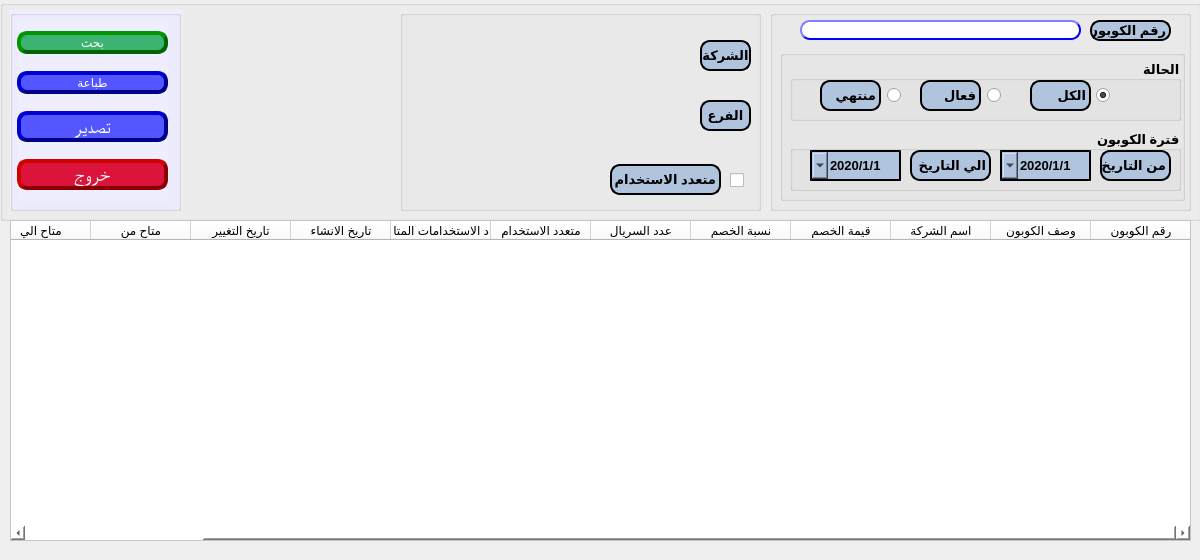
<?xml version="1.0" encoding="UTF-8"?>
<ui version="4.0">
 <class>QForm_prom_display</class>
 <widget class="QWidget" name="QForm_prom_display">
  <property name="geometry">
   <rect>
    <x>0</x>
    <y>0</y>
    <width>1200</width>
    <height>560</height>
   </rect>
  </property>
  <property name="minimumSize">
   <size>
    <width>1200</width>
    <height>560</height>
   </size>
  </property>
  <property name="maximumSize">
   <size>
    <width>1200</width>
    <height>560</height>
   </size>
  </property>
  <property name="windowTitle">
   <string>استعلام عن العروض</string>
  </property>
  <property name="toolTip">
   <string/>
  </property>
  <property name="layoutDirection">
   <enum>Qt::RightToLeft</enum>
  </property>
  <property name="styleSheet">
   <string notr="true"/>
  </property>
  <widget class="QGroupBox" name="groupBox">
   <property name="geometry">
    <rect>
     <x>0</x>
     <y>0</y>
     <width>1201</width>
     <height>221</height>
    </rect>
   </property>
   <property name="font">
    <font>
     <pointsize>10</pointsize>
     <weight>50</weight>
     <bold>false</bold>
    </font>
   </property>
   <property name="layoutDirection">
    <enum>Qt::LeftToRight</enum>
   </property>
   <property name="styleSheet">
    <string notr="true"/>
   </property>
   <property name="title">
    <string/>
   </property>
   <widget class="QGroupBox" name="groupBox_3">
    <property name="enabled">
     <bool>true</bool>
    </property>
    <property name="geometry">
     <rect>
      <x>400</x>
      <y>10</y>
      <width>361</width>
      <height>201</height>
     </rect>
    </property>
    <property name="styleSheet">
     <string notr="true"/>
    </property>
    <property name="title">
     <string/>
    </property>
    <widget class="QComboBox" name="CMB_level4">
     <property name="geometry">
      <rect>
       <x>-90</x>
       <y>110</y>
       <width>81</width>
       <height>20</height>
      </rect>
     </property>
    </widget>
    <widget class="QCheckBox" name="QcheckBox_multi">
     <property name="geometry">
      <rect>
       <x>330</x>
       <y>150</y>
       <width>21</width>
       <height>41</height>
      </rect>
     </property>
     <property name="layoutDirection">
      <enum>Qt::LeftToRight</enum>
     </property>
     <property name="styleSheet">
      <string notr="true"/>
     </property>
     <property name="text">
      <string/>
     </property>
    </widget>
    <widget class="QLabel" name="label_4">
     <property name="geometry">
      <rect>
       <x>300</x>
       <y>30</y>
       <width>51</width>
       <height>31</height>
      </rect>
     </property>
     <property name="font">
      <font>
       <pointsize>10</pointsize>
       <weight>75</weight>
       <bold>true</bold>
      </font>
     </property>
     <property name="styleSheet">
      <string notr="true">color: black;
background-color: LightSteelBlue;
border-style: outset;
border-width: 2px;
border-radius: 10px;
border-color:black;</string>
     </property>
     <property name="text">
      <string>الشركة</string>
     </property>
     <property name="alignment">
      <set>Qt::AlignCenter</set>
     </property>
    </widget>
    <widget class="QLabel" name="label_11">
     <property name="geometry">
      <rect>
       <x>300</x>
       <y>90</y>
       <width>51</width>
       <height>31</height>
      </rect>
     </property>
     <property name="font">
      <font>
       <pointsize>10</pointsize>
       <weight>75</weight>
       <bold>true</bold>
      </font>
     </property>
     <property name="styleSheet">
      <string notr="true">color: black;
background-color: LightSteelBlue;
border-style: outset;
border-width: 2px;
border-radius: 10px;
border-color:black;</string>
     </property>
     <property name="text">
      <string>الفرع</string>
     </property>
     <property name="alignment">
      <set>Qt::AlignCenter</set>
     </property>
    </widget>
    <widget class="QLabel" name="label_6">
     <property name="geometry">
      <rect>
       <x>210</x>
       <y>154</y>
       <width>111</width>
       <height>31</height>
      </rect>
     </property>
     <property name="font">
      <font>
       <pointsize>10</pointsize>
       <weight>75</weight>
       <bold>true</bold>
      </font>
     </property>
     <property name="styleSheet">
      <string notr="true">color: black;
background-color: LightSteelBlue;
border-style: outset;
border-width: 2px;
border-radius: 10px;
border-color:black;</string>
     </property>
     <property name="text">
      <string>متعدد الاستخدام</string>
     </property>
    </widget>
   </widget>
   <widget class="QGroupBox" name="groupBox_5">
    <property name="geometry">
     <rect>
      <x>770</x>
      <y>10</y>
      <width>421</width>
      <height>201</height>
     </rect>
    </property>
    <property name="layoutDirection">
     <enum>Qt::RightToLeft</enum>
    </property>
    <property name="styleSheet">
     <string notr="true"/>
    </property>
    <property name="title">
     <string/>
    </property>
    <widget class="QLineEdit" name="Qline_promotion">
     <property name="geometry">
      <rect>
       <x>30</x>
       <y>10</y>
       <width>281</width>
       <height>20</height>
      </rect>
     </property>
     <property name="styleSheet">
      <string notr="true">QLineEdit{
                                        background-color: white;
                                        border-style: outset;
                                        border-width: 2px;
                                        border-radius: 10px;
                                        border-color: blue;
                                        min-width: 6em;
                                        }
                                        QLineEdit:hover {
                                        background: qradialgradient(
                                        cx: 0.3, cy: -0.4, fx: 0.3, fy: -0.4,
                                        radius: 1.35, stop: 0 #fff, stop: 1 #bbb
                                        );
                                        }
                                       QLineEdit:pressed {
                                        border-style: inset;
                                        background: qradialgradient(
                                        cx: 0.4, cy: -0.1, fx: 0.4, fy: -0.1,
                                        radius: 1.35, stop: 0 #fff, stop: 1 #ddd
                                        );
                                        }
                                    </string>
     </property>
    </widget>
    <widget class="QGroupBox" name="QgroupBox_prom">
     <property name="enabled">
      <bool>true</bool>
     </property>
     <property name="geometry">
      <rect>
       <x>10</x>
       <y>40</y>
       <width>405</width>
       <height>151</height>
      </rect>
     </property>
     <property name="title">
      <string/>
     </property>
     <widget class="QGroupBox" name="groupBox_2">
      <property name="enabled">
       <bool>true</bool>
      </property>
      <property name="geometry">
       <rect>
        <x>10</x>
        <y>80</y>
        <width>391</width>
        <height>61</height>
       </rect>
      </property>
      <property name="font">
       <font>
        <pointsize>10</pointsize>
        <weight>75</weight>
        <bold>true</bold>
       </font>
      </property>
      <property name="layoutDirection">
       <enum>Qt::RightToLeft</enum>
      </property>
      <property name="styleSheet">
       <string notr="true"/>
      </property>
      <property name="title">
       <string>فترة الكوبون</string>
      </property>
      <widget class="QDateTimeEdit" name="Qdate_to">
       <property name="geometry">
        <rect>
         <x>20</x>
         <y>20</y>
         <width>91</width>
         <height>31</height>
        </rect>
       </property>
       <property name="font">
        <font>
         <pointsize>10</pointsize>
         <weight>75</weight>
         <bold>true</bold>
        </font>
       </property>
       <property name="styleSheet">
        <string notr="true">color: black;
background-color: LightSteelBlue;
border-style: outset;
border-width: 2px;
border-color:black;</string>
       </property>
       <property name="minimumDateTime">
        <datetime>
         <hour>0</hour>
         <minute>0</minute>
         <second>0</second>
         <year>2020</year>
         <month>1</month>
         <day>1</day>
        </datetime>
       </property>
       <property name="displayFormat">
        <string>d/M/yyyy</string>
       </property>
       <property name="calendarPopup">
        <bool>true</bool>
       </property>
      </widget>
      <widget class="QLabel" name="label_8">
       <property name="geometry">
        <rect>
         <x>120</x>
         <y>20</y>
         <width>81</width>
         <height>31</height>
        </rect>
       </property>
       <property name="font">
        <font>
         <pointsize>10</pointsize>
         <weight>75</weight>
         <bold>true</bold>
        </font>
       </property>
       <property name="styleSheet">
        <string notr="true">color: black;
background-color: LightSteelBlue;
border-style: outset;
border-width: 2px;
border-radius: 10px;
border-color:black;</string>
       </property>
       <property name="text">
        <string>الي التاريخ</string>
       </property>
      </widget>
      <widget class="QDateTimeEdit" name="Qdate_from">
       <property name="geometry">
        <rect>
         <x>210</x>
         <y>20</y>
         <width>91</width>
         <height>31</height>
        </rect>
       </property>
       <property name="font">
        <font>
         <pointsize>10</pointsize>
         <weight>75</weight>
         <bold>true</bold>
        </font>
       </property>
       <property name="layoutDirection">
        <enum>Qt::RightToLeft</enum>
       </property>
       <property name="styleSheet">
        <string notr="true">color: black;
background-color: LightSteelBlue;
border-style: outset;
border-width: 2px;
border-color:black;</string>
       </property>
       <property name="minimumDateTime">
        <datetime>
         <hour>0</hour>
         <minute>0</minute>
         <second>0</second>
         <year>2020</year>
         <month>1</month>
         <day>1</day>
        </datetime>
       </property>
       <property name="displayFormat">
        <string>d/M/yyyy</string>
       </property>
       <property name="calendarPopup">
        <bool>true</bool>
       </property>
      </widget>
      <widget class="QLabel" name="label_3">
       <property name="geometry">
        <rect>
         <x>310</x>
         <y>20</y>
         <width>71</width>
         <height>31</height>
        </rect>
       </property>
       <property name="font">
        <font>
         <pointsize>10</pointsize>
         <weight>75</weight>
         <bold>true</bold>
        </font>
       </property>
       <property name="styleSheet">
        <string notr="true">color: black;
background-color: LightSteelBlue;
border-style: outset;
border-width: 2px;
border-radius: 10px;
border-color:black;</string>
       </property>
       <property name="text">
        <string>من التاريخ</string>
       </property>
      </widget>
     </widget>
     <widget class="QGroupBox" name="groupBox_6">
      <property name="geometry">
       <rect>
        <x>10</x>
        <y>10</y>
        <width>391</width>
        <height>61</height>
       </rect>
      </property>
      <property name="font">
       <font>
        <pointsize>10</pointsize>
        <weight>75</weight>
        <bold>true</bold>
       </font>
      </property>
      <property name="layoutDirection">
       <enum>Qt::RightToLeft</enum>
      </property>
      <property name="styleSheet">
       <string notr="true"/>
      </property>
      <property name="title">
       <string>الحالة</string>
      </property>
      <widget class="QRadioButton" name="radioBtnPromActive">
       <property name="geometry">
        <rect>
         <x>190</x>
         <y>20</y>
         <width>21</width>
         <height>31</height>
        </rect>
       </property>
       <property name="styleSheet">
        <string notr="true"/>
       </property>
       <property name="text">
        <string/>
       </property>
      </widget>
      <widget class="QRadioButton" name="radioBtnPromExpired">
       <property name="geometry">
        <rect>
         <x>90</x>
         <y>20</y>
         <width>21</width>
         <height>31</height>
        </rect>
       </property>
       <property name="styleSheet">
        <string notr="true"/>
       </property>
       <property name="text">
        <string/>
       </property>
      </widget>
      <widget class="QRadioButton" name="radioBtnPromAll">
       <property name="enabled">
        <bool>true</bool>
       </property>
       <property name="geometry">
        <rect>
         <x>299</x>
         <y>20</y>
         <width>21</width>
         <height>31</height>
        </rect>
       </property>
       <property name="styleSheet">
        <string notr="true"/>
       </property>
       <property name="text">
        <string/>
       </property>
       <property name="checked">
        <bool>true</bool>
       </property>
      </widget>
      <widget class="QLabel" name="label">
       <property name="geometry">
        <rect>
         <x>240</x>
         <y>20</y>
         <width>61</width>
         <height>31</height>
        </rect>
       </property>
       <property name="font">
        <font>
         <pointsize>10</pointsize>
         <weight>75</weight>
         <bold>true</bold>
        </font>
       </property>
       <property name="styleSheet">
        <string notr="true">color: black;
background-color: LightSteelBlue;
border-style: outset;
border-width: 2px;
border-radius: 10px;
border-color:black;</string>
       </property>
       <property name="text">
        <string>الكل</string>
       </property>
      </widget>
      <widget class="QLabel" name="label_2">
       <property name="geometry">
        <rect>
         <x>130</x>
         <y>20</y>
         <width>61</width>
         <height>31</height>
        </rect>
       </property>
       <property name="font">
        <font>
         <pointsize>10</pointsize>
         <weight>75</weight>
         <bold>true</bold>
        </font>
       </property>
       <property name="styleSheet">
        <string notr="true">color: black;
background-color: LightSteelBlue;
border-style: outset;
border-width: 2px;
border-radius: 10px;
border-color:black;</string>
       </property>
       <property name="text">
        <string>فعال</string>
       </property>
      </widget>
      <widget class="QLabel" name="label_5">
       <property name="geometry">
        <rect>
         <x>30</x>
         <y>20</y>
         <width>61</width>
         <height>31</height>
        </rect>
       </property>
       <property name="font">
        <font>
         <pointsize>10</pointsize>
         <weight>75</weight>
         <bold>true</bold>
        </font>
       </property>
       <property name="styleSheet">
        <string notr="true">color: black;
background-color: LightSteelBlue;
border-style: outset;
border-width: 2px;
border-radius: 10px;
border-color:black;</string>
       </property>
       <property name="text">
        <string>منتهي</string>
       </property>
      </widget>
     </widget>
    </widget>
    <widget class="QLabel" name="labelCopNum">
     <property name="geometry">
      <rect>
       <x>320</x>
       <y>10</y>
       <width>81</width>
       <height>21</height>
      </rect>
     </property>
     <property name="font">
      <font>
       <pointsize>10</pointsize>
       <weight>75</weight>
       <italic>false</italic>
       <bold>true</bold>
       <kerning>false</kerning>
      </font>
     </property>
     <property name="styleSheet">
      <string notr="true">color: black;
background-color: LightSteelBlue;
border-style: outset;
border-width: 2px;
border-radius: 10px;
border-color:black;</string>
     </property>
     <property name="text">
      <string>رقم الكوبون</string>
     </property>
    </widget>
   </widget>
   <widget class="QGroupBox" name="groupBox_8">
    <property name="geometry">
     <rect>
      <x>10</x>
      <y>10</y>
      <width>171</width>
      <height>201</height>
     </rect>
    </property>
    <property name="styleSheet">
     <string notr="true">background-color: qlineargradient(spread:pad, x1:0, y1:0, x2:1, y2:0, stop:0 #eeeeff, stop:1 #eeeeff);</string>
    </property>
    <property name="title">
     <string/>
    </property>
    <widget class="QWidget" name="layoutWidget">
     <property name="geometry">
      <rect>
       <x>7</x>
       <y>10</y>
       <width>151</width>
       <height>181</height>
      </rect>
     </property>
     <layout class="QVBoxLayout" name="verticalLayout">
      <item>
       <widget class="QPushButton" name="Qbtn_search">
        <property name="enabled">
         <bool>true</bool>
        </property>
        <property name="sizePolicy">
         <sizepolicy hsizetype="Preferred" vsizetype="Fixed">
          <horstretch>0</horstretch>
          <verstretch>0</verstretch>
         </sizepolicy>
        </property>
        <property name="styleSheet">
         <string notr="true">QPushButton{
                                        background-color: MediumSeaGreen;
                                        border-style: outset;
                                        border-width: 4px;
                                        border-radius: 10px;
                                        border-color: darkgreen;
                    color:white;
	font: 75 14pt &quot;MS Shell Dlg 2&quot;;
	                                    }
                                        QPushButton:hover {
                                        background: qradialgradient(
                                        cx: 0.3, cy: -0.4, fx: 0.3, fy: -0.4,
                                        radius: 1.35, stop: 0 MediumSeaGreen, stop: 1 green
                                        );
                                        }
                                        QPushButton:pressed {
                                        border-style: inset;
                                        background: qradialgradient(
                                        cx: 0.4, cy: -0.1, fx: 0.4, fy: -0.1,
                                        radius: 1.35, stop: 0 green, stop: 1 MediumSeaGreen
                                        );
                                        }</string>
        </property>
        <property name="text">
         <string>بحث</string>
        </property>
       </widget>
      </item>
      <item>
       <widget class="QPushButton" name="Qbtn_print">
        <property name="sizePolicy">
         <sizepolicy hsizetype="Preferred" vsizetype="Fixed">
          <horstretch>0</horstretch>
          <verstretch>0</verstretch>
         </sizepolicy>
        </property>
        <property name="styleSheet">
         <string notr="true">QPushButton{
                                        background-color: #5356ff;
                                        border-style: outset;
                                        border-width: 4px;
                                        border-radius: 10px;
                                        border-color: darkblue;
                    color:white;
	font: 75 14pt &quot;MS Shell Dlg 2&quot;;
	                                    }
                                        QPushButton:hover {
                                        background: qradialgradient(
                                        cx: 0.3, cy: -0.4, fx: 0.3, fy: -0.4,
                                        radius: 1.35, stop: 0 #3a0dab, stop: 1 #a5a5ff
                                        );
                                        }
                                        QPushButton:pressed {
                                        border-style: inset;
                                        background: qradialgradient(
                                        cx: 0.4, cy: -0.1, fx: 0.4, fy: -0.1,
                                        radius: 1.35, stop: 0 #a5a5ff, stop: 1 #3a0dab
                                        );
                                        }</string>
        </property>
        <property name="text">
         <string>طباعة</string>
        </property>
       </widget>
      </item>
      <item>
       <widget class="QPushButton" name="Qbtn_exprot">
        <property name="sizePolicy">
         <sizepolicy hsizetype="Preferred" vsizetype="Fixed">
          <horstretch>0</horstretch>
          <verstretch>0</verstretch>
         </sizepolicy>
        </property>
        <property name="font">
         <font>
          <family>MS Shell Dlg 2</family>
          <pointsize>14</pointsize>
          <weight>9</weight>
          <italic>false</italic>
          <bold>false</bold>
         </font>
        </property>
        <property name="styleSheet">
         <string notr="true">QPushButton{
                                        background-color: #5356ff;
                                        border-style: outset;
                                        border-width: 4px;
                                        border-radius: 10px;
                                        border-color: darkblue;
                    color:white;
	font: 75 14pt &quot;MS Shell Dlg 2&quot;;
	                                    }
                                        QPushButton:hover {
                                        background: qradialgradient(
                                        cx: 0.3, cy: -0.4, fx: 0.3, fy: -0.4,
                                        radius: 1.35, stop: 0 #3a0dab, stop: 1 #a5a5ff
                                        );
                                        }
                                        QPushButton:pressed {
                                        border-style: inset;
                                        background: qradialgradient(
                                        cx: 0.4, cy: -0.1, fx: 0.4, fy: -0.1,
                                        radius: 1.35, stop: 0 #a5a5ff, stop: 1 #3a0dab
                                        );
                                        }</string>
        </property>
        <property name="text">
         <string>تصدير</string>
        </property>
       </widget>
      </item>
      <item>
       <widget class="QPushButton" name="Qbtn_exit">
        <property name="sizePolicy">
         <sizepolicy hsizetype="Preferred" vsizetype="Fixed">
          <horstretch>0</horstretch>
          <verstretch>0</verstretch>
         </sizepolicy>
        </property>
        <property name="font">
         <font>
          <family>MS Shell Dlg 2</family>
          <pointsize>14</pointsize>
          <weight>9</weight>
          <italic>false</italic>
          <bold>false</bold>
         </font>
        </property>
        <property name="styleSheet">
         <string notr="true">QPushButton{
                                        background-color: Crimson;
                                        border-style: outset;
                                        border-width: 4px;
                                        border-radius: 10px;
                                        border-color: darkred;
                    color:white;
	font: 75 14pt &quot;MS Shell Dlg 2&quot;;
	                                    }
                                        QPushButton:hover {
                                        background: qradialgradient(
                                        cx: 0.3, cy: -0.4, fx: 0.3, fy: -0.4,
                                        radius: 1.35, stop: 0 Crimson, stop: 1 red
                                        );
                                        }
                                        QPushButton:pressed {
                                        border-style: inset;
                                        background: qradialgradient(
                                        cx: 0.4, cy: -0.1, fx: 0.4, fy: -0.1,
                                        radius: 1.35, stop: 0 red, stop: 1 Crimson
                                        );
                                        }</string>
        </property>
        <property name="text">
         <string>خروج</string>
        </property>
       </widget>
      </item>
     </layout>
    </widget>
   </widget>
   <zorder>groupBox_5</zorder>
   <zorder>groupBox_8</zorder>
   <zorder>groupBox_3</zorder>
  </widget>
  <widget class="QWidget" name="gridLayoutWidget_4">
   <property name="geometry">
    <rect>
     <x>10</x>
     <y>220</y>
     <width>1181</width>
     <height>321</height>
    </rect>
   </property>
   <layout class="QGridLayout" name="gridLayout_7">
    <item row="0" column="0">
     <widget class="QTableWidget" name="Qtable_promotion">
      <property name="styleSheet">
       <string notr="true">background-color: rgb(255, 255, 255);</string>
      </property>
      <property name="columnCount">
       <number>13</number>
      </property>
      <column>
       <property name="text">
        <string>رقم الكوبون</string>
       </property>
      </column>
      <column>
       <property name="text">
        <string>وصف الكوبون</string>
       </property>
      </column>
      <column>
       <property name="text">
        <string>اسم الشركة</string>
       </property>
      </column>
      <column>
       <property name="text">
        <string>قيمة الخصم</string>
       </property>
      </column>
      <column>
       <property name="text">
        <string>نسبة الخصم</string>
       </property>
      </column>
      <column>
       <property name="text">
        <string>عدد السريال</string>
       </property>
      </column>
      <column>
       <property name="text">
        <string>متعدد الاستخدام</string>
       </property>
      </column>
      <column>
       <property name="text">
        <string>عدد الاستخدامات المتاحة</string>
       </property>
      </column>
      <column>
       <property name="text">
        <string>تاريخ الانشاء</string>
       </property>
      </column>
      <column>
       <property name="text">
        <string>تاريخ التغيير</string>
       </property>
      </column>
      <column>
       <property name="text">
        <string>متاح من</string>
       </property>
      </column>
      <column>
       <property name="text">
        <string>متاح الي</string>
       </property>
      </column>
      <column>
       <property name="text">
        <string>الحالة</string>
       </property>
      </column>
     </widget>
    </item>
   </layout>
  </widget>
 </widget>
 <resources/>
 <connections/>
</ui>
